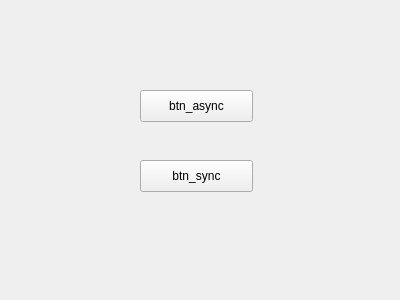
<?xml version="1.0" encoding="UTF-8"?>
<ui version="4.0">
 <class>Widget</class>
 <widget class="QWidget" name="Widget">
  <property name="geometry">
   <rect>
    <x>0</x>
    <y>0</y>
    <width>400</width>
    <height>300</height>
   </rect>
  </property>
  <property name="windowTitle">
   <string>Widget</string>
  </property>
  <widget class="QPushButton" name="btn_async">
   <property name="geometry">
    <rect>
     <x>140</x>
     <y>90</y>
     <width>113</width>
     <height>32</height>
    </rect>
   </property>
   <property name="text">
    <string>btn_async</string>
   </property>
  </widget>
  <widget class="QPushButton" name="btn_sync">
   <property name="geometry">
    <rect>
     <x>140</x>
     <y>160</y>
     <width>113</width>
     <height>32</height>
    </rect>
   </property>
   <property name="text">
    <string>btn_sync</string>
   </property>
  </widget>
 </widget>
 <layoutdefault spacing="6" margin="11"/>
 <resources/>
 <connections/>
</ui>
